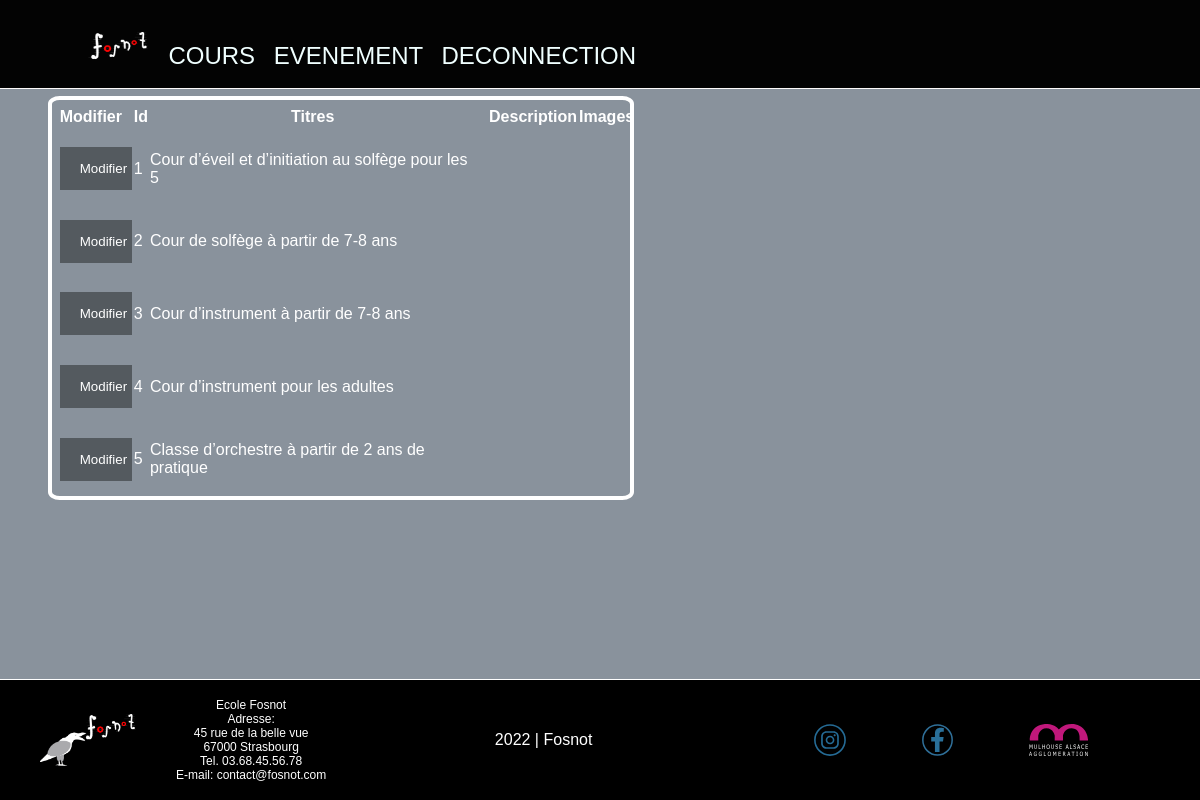
Page /index.php?page=cours (signed in) on the committed database.
### tables this page shows
CREATE TABLE IF NOT EXISTS `education` (
  `edu_id` int NOT NULL AUTO_INCREMENT,
  `edu_title` varchar(50) NOT NULL,
  `edu_category` varchar(50) NOT NULL,
  `edu_type` varchar(50) NOT NULL,
  `edu_duration` varchar(50) NOT NULL,
  `edu_description` varchar(200) NOT NULL,
  `edu_price`  DECIMAL(5,2) NOT NULL,
  PRIMARY KEY (`edu_id`)
);

### pages/cours.php (the view)
<?php require("/Users/DevInfo/OneDrive/LPDAOO/Code/fosnotBack/bdd/bdd.php");
?>
<div class="coursBack">
    <table>
        <tr>
            <th>Modifier</th>
            <th>Id</th>
            <th>Titres</th>
            <th>Description</th>
            <th>Images</th>
        </tr>
        <?php
        $req = $db->query('SELECT * from education;');
        $data = $req->fetchAll();
        foreach ($data as $cours) {
            echo "<tr>
            <td><a href='index.php?page=coursForm&id=" . $cours['edu_id'] . "'><button>Modifier</button> </a></td>
            <td>" . $cours['edu_id'] . "</td>
            <td>" . $cours['edu_title'] . "</td>
            <td>" . $cours['edu_description'] . "</td>
            <td>" . $cours['edu_directory'] . "</td>
            </tr>";
        }
        ?>
    </table>
</div>

### odl/fosnotFront/styles/style.css (style rules this page uses)
body { margin: 0; padding: 0; background-image: url("../image/fontAccueil.png") ; font-family:'Gill Sans', 'Gill Sans MT', Calibri, 'Trebuchet MS', sans-serif }

### odl/fosnotFront/styles/styleLog.css (style rules this page uses)
body { font-family: Arial, Helvetica, sans-serif; background-color: rgb(137, 146, 156); }
button { background-color: #545a5f; color: white; padding: 14px 20px; margin: 8px 0; border: none; cursor: pointer; width: 100%; }

### styleBack.css (style rules this page uses)
body { color: white; }
.coursBack { color: white; }
table { border: solid 4px white; margin-bottom: 5%; border-radius: 2%; }
th { border-radius: 2%; padding: 1%; }
td { border-radius: 2%; padding: 1%; }
button { width: 6vw; }

### rows in the picture
education: edu_id "1", edu_title "Cour d’éveil et d’initiation au solfège pour les 5"
education: edu_id "2", edu_title "Cour de solfège à partir de 7-8 ans"
education: edu_id "3", edu_title "Cour d’instrument à partir de 7-8 ans"
education: edu_id "4", edu_title "Cour d’instrument pour les adultes"
education: edu_id "5", edu_title "Classe d’orchestre à partir de 2 ans de pratique"
